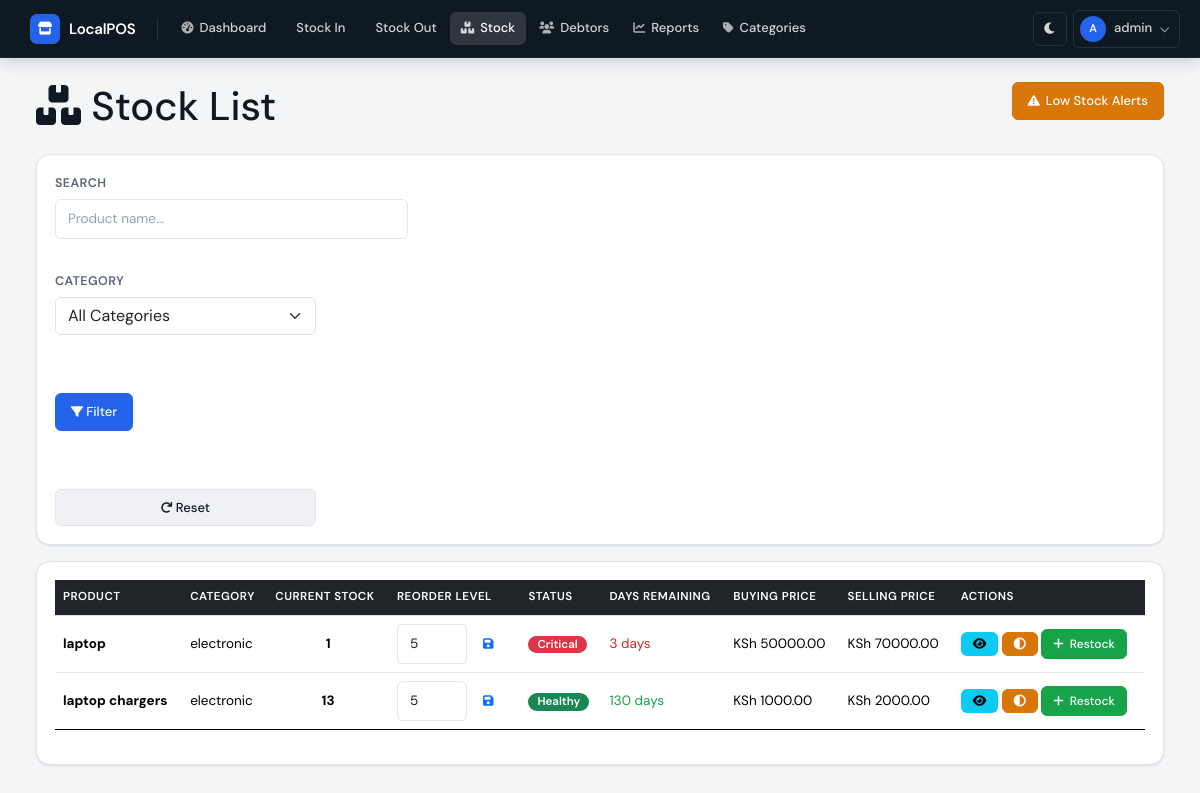
The app's page /stock/ (signed in) with its own data.
### database/models.py (models this page shows)
class User(UserMixin, db.Model):
    __tablename__ = 'users'
    id = db.Column(db.Integer, primary_key=True)
    username = db.Column(db.String(80), unique=True, nullable=False)
    password_hash = db.Column(db.String(200), nullable=False)
    full_name = db.Column(db.String(100), nullable=False)
    is_active = db.Column(db.Boolean, default=True)
    created_at = db.Column(db.DateTime, default=datetime.utcnow)
    stock_entries = db.relationship('StockEntry', backref='user', lazy=True)
    sales = db.relationship('Sale', backref='user', lazy=True)
    payments = db.relationship('Payment', backref='user', lazy=True)

class Product(db.Model):
    __tablename__ = 'products'
    id = db.Column(db.Integer, primary_key=True)
    name = db.Column(db.String(200), nullable=False)
    category_id = db.Column(db.Integer, db.ForeignKey('categories.id'), nullable=False)
    current_stock = db.Column(db.Integer, default=0)
    reorder_level = db.Column(db.Integer, default=5)
    buying_price = db.Column(db.Float, default=0.0)
    selling_price = db.Column(db.Float, default=0.0)
    unit_type = db.Column(db.String(50), default='piece')  # piece, crate, kg, meter
    unit_conversion = db.Column(db.Integer, default=1)  # e.g., 1 crate = 24 bottles
    image_filename = db.Column(db.String(200), nullable=True)
    is_active = db.Column(db.Boolean, default=True)
    created_at = db.Column(db.DateTime, default=datetime.utcnow)
    updated_at = db.Column(db.DateTime, default=datetime.utcnow, onupdate=datetime.utcnow)
    variants = db.relationship('ProductVariant', backref='product', lazy=True)
    stock_entries = db.relationship('StockEntry', backref='product', lazy=True)
    sale_items = db.relationship('SaleItem', backref='product', lazy=True)

class Category(db.Model):
    __tablename__ = 'categories'
    id = db.Column(db.Integer, primary_key=True)
    name = db.Column(db.String(100), unique=True, nullable=False)
    description = db.Column(db.String(200))
    created_at = db.Column(db.DateTime, default=datetime.utcnow)
    products = db.relationship('Product', backref='category', lazy=True)

### routes/stock_management.py (the view)
@stock_bp.route('/')
@login_required
def stock_list():
    category_id = request.args.get('category', type=int)
    search = request.args.get('search', '')
    query = Product.query.filter_by(is_active=True)
    if category_id:
        query = query.filter_by(category_id=category_id)
    if search:
        query = query.filter(Product.name.ilike(f'%{search}%'))
    products = query.order_by(Product.name).all()
    categories = Category.query.all()
    for product in products:
        product.stock_status = get_stock_status(product)
        product.days_remaining = calculate_days_remaining(product)
    return render_template('stock_list.html',
                         products=products,
                         categories=categories,
                         selected_category=category_id,
                         search=search)

### app.py (called while the page is built)
@login_manager.user_loader
def load_user(user_id):
    return User.query.get(int(user_id))

### routes/stock_management.py (called while the page is built)
def calculate_days_remaining(product):
    if product.current_stock <= 0:
        return 0
    thirty_days_ago = datetime.utcnow() - timedelta(days=30)
    avg_daily_sales = db.session.query(
        func.coalesce(func.sum(SaleItem.quantity) / 30.0, 0)
    ).filter(
        SaleItem.product_id == product.id,
        SaleItem.sale.has(Sale.sale_date >= thirty_days_ago)
    ).scalar()
    if avg_daily_sales <= 0:
        return 999  # No sales, unlimited days
    days = int(product.current_stock / avg_daily_sales)
    return days

def get_stock_status(product):
    if product.current_stock <= 0:
        return {'status': 'out_of_stock', 'color': 'danger', 'text': 'Out of Stock'}
    elif product.current_stock <= product.reorder_level:
        return {'status': 'critical', 'color': 'danger', 'text': 'Critical'}
    elif product.current_stock <= product.reorder_level * 2:
        return {'status': 'low', 'color': 'warning', 'text': 'Low'}
    else:
        return {'status': 'healthy', 'color': 'success', 'text': 'Healthy'}

### templates/stock_list.html (shortened to what this page needs)
{% extends "base.html" %}
{% block content %}
<div class="container-fluid">
    <h1 class="mb-4">
        <i class="fas fa-boxes"></i> Stock List
        <a href="{{ url_for('stock_management.low_stock') }}" class="btn btn-warning float-end">
            <i class="fas fa-exclamation-triangle"></i> Low Stock Alerts
        </a>
    </h1>
    <div class="card mb-3">
        <div class="card-body">
            <form method="GET" class="row g-3">
                <div class="col-md-4">
                    <label class="form-label">Search</label>
                    <input type="text" name="search" class="form-control" value="{{ search }}" placeholder="Product name...">
                </div>
                <div class="col-md-3">
                    <label class="form-label">Category</label>
                    <select name="category" class="form-select">
                        <option value="">All Categories</option>
                    </select>
                </div>
                <div class="col-md-2">
                    <label class="form-label">&nbsp;</label>
                    <button type="submit" class="btn btn-primary d-block">
                        <i class="fas fa-filter"></i> Filter
                    </button>
                </div>
                <div class="col-md-3">
                    <label class="form-label">&nbsp;</label>
                    <a href="{{ url_for('stock_management.stock_list') }}" class="btn btn-secondary d-block">
                        <i class="fas fa-redo"></i> Reset
                    </a>
                </div>
            </form>
        </div>
    </div>
    <div class="card">
        <div class="card-body">
            <div class="table-responsive">
                <table class="table table-hover">
                    <thead class="table-dark">
                        <tr>
                            <th>Product</th>
                            <th>Category</th>
                            <th>Current Stock</th>
                            <th>Reorder Level</th>
                            <th>Status</th>
                            <th>Days Remaining</th>
                            <th>Buying Price</th>
                            <th>Selling Price</th>
                            <th>Actions</th>
                        </tr>
                    </thead>
                    <tbody>
                        {% for product in products %}
                        <tr>
                            <td>
                                <strong>{{ product.name }}</strong>
                            </td>
                            <td>{{ product.category.name }}</td>
                            <td class="text-center">
                                <strong>{{ product.current_stock }}</strong>
                            </td>
                            <td>
                                <form method="POST" action="{{ url_for('stock_management.update_reorder_level', product_id=product.id) }}" class="d-flex">
                                    <input type="number" name="reorder_level" value="{{ product.reorder_level }}"
                                           class="form-control form-control-sm" style="width: 70px;">
                                    <button type="submit" class="btn btn-sm btn-outline-primary ms-1">
                                        <i class="fas fa-save"></i>
                                    </button>
                                </form>
                            </td>
                            <td>
                                <span class="badge bg-{{ product.stock_status.color }}">
                                    {{ product.stock_status.text }}
                                </span>
                            </td>
                            <td>
                                {% if product.days_remaining == 999 %}
                                    <span class="text-muted">No sales data</span>
                                {% elif product.days_remaining <= 0 %}
                                    <span class="text-danger">Out of stock</span>
                                {% else %}
                                    <span class="{% if product.days_remaining <= 3 %}text-danger{% elif product.days_remaining <= 7 %}text-warning{% else %}text-success{% endif %}">
                                        {{ product.days_remaining }} days
                                    </span>
                                {% endif %}
                            </td>
                            <td>KSh {{ "%.2f"|format(product.buying_price) }}</td>
                            <td>KSh {{ "%.2f"|format(product.selling_price) }}</td>
                            <td>
                                <a href="{{ url_for('stock_management.product_detail', product_id=product.id) }}"
                                   class="btn btn-sm btn-info">
                                    <i class="fas fa-eye"></i>
                                </a>
                                <a href="{{ url_for('stock_management.adjust_stock', product_id=product.id) }}"
                                   class="btn btn-sm btn-warning">
                                    <i class="fas fa-adjust"></i>
                                </a>
                                <a href="{{ url_for('stock_in.stock_in_page') }}"
                                   class="btn btn-sm btn-success">
                                    <i class="fas fa-plus"></i> Restock
                                </a>
                            </td>
                        </tr>
                        {% else %}
                        <tr>
                            <td colspan="9" class="text-center">No products found</td>
                        </tr>
                        {% endfor %}
                    </tbody>
                </table>
            </div>
        </div>
    </div>
</div>
{% endblock %}

### templates/base.html (shortened to what this page needs)
<!DOCTYPE html>
<html lang="en" data-theme="light">
<head>
    <link rel="stylesheet" href="{{ url_for('static', filename='css/bootstrap.min.css') }}">
    <link rel="stylesheet" href="https://cdnjs.cloudflare.com/ajax/libs/font-awesome/6.0.0/css/all.min.css">
    <link rel="stylesheet" href="{{ url_for('static', filename='css/custom.css') }}">
</head>
<body>
{% if current_user.is_authenticated %}
    <header class="topbar">
        <a class="topbar-brand" href="{{ url_for('dashboard.dashboard_home') }}">
            <span class="brand-icon"><i class="fas fa-store"></i></span>
            LocalPOS
        </a>
        <nav class="topbar-nav" aria-label="Main navigation">
            <a class="nav-link-item" href="{{ url_for('dashboard.dashboard_home') }}">
                <i class="fas fa-gauge-high"></i> Dashboard
            </a>
            <a class="nav-link-item" href="{{ url_for('stock_in.stock_in_page') }}">
                 Stock In
            </a>
            <a class="nav-link-item" href="{{ url_for('stock_out.stock_out_page') }}">
                 Stock Out
            </a>
            <a class="nav-link-item" href="{{ url_for('stock_management.stock_list') }}">
                <i class="fas fa-boxes-stacked"></i> Stock
            </a>
            <a class="nav-link-item" href="{{ url_for('debtors.debtors_list') }}">
                <i class="fas fa-users"></i> Debtors
            </a>
            <a class="nav-link-item" href="{{ url_for('reports.reports_page') }}">
                <i class="fas fa-chart-line"></i> Reports
            </a>
            <a class="nav-link-item" href="{{ url_for('categories.manage_categories') }}">
                <i class="fas fa-tag"></i> Categories
            </a>
        </nav>
        <div class="topbar-actions">
            <button class="theme-toggle" id="themeToggle" aria-label="Toggle theme" title="Toggle dark/light mode">
                <i class="fas fa-moon" id="themeIcon"></i>
            </button>
            <div class="dropdown-wrapper">
                <button class="user-btn" id="userMenuBtn" aria-haspopup="true" aria-expanded="false">
                    <span class="user-avatar" id="userAvatar">
                        {{ current_user.username[0]|upper }}
                    </span>
                    <span class="d-none d-sm-inline">{{ current_user.username }}</span>
                    <i class="fas fa-chevron-down" style="font-size:10px; opacity:0.6;"></i>
                </button>
            </div>
        </div>
    </header>
{% endif %}
    <main class="page-wrapper">
        {% block content %}{% endblock %}
    </main>
</body>
</html>

### records on screen
User: username "A", username "admin"
Product: name "laptop", category.name "electronic", current_stock "1", reorder_level "5", stock_status.text "Critical", days_remaining "3", buying_price "50000.00", selling_price "70000.00"
Product: name "laptop chargers", category.name "electronic", current_stock "13", reorder_level "5", stock_status.text "Healthy", days_remaining "130", buying_price "1000.00", selling_price "2000.00"
